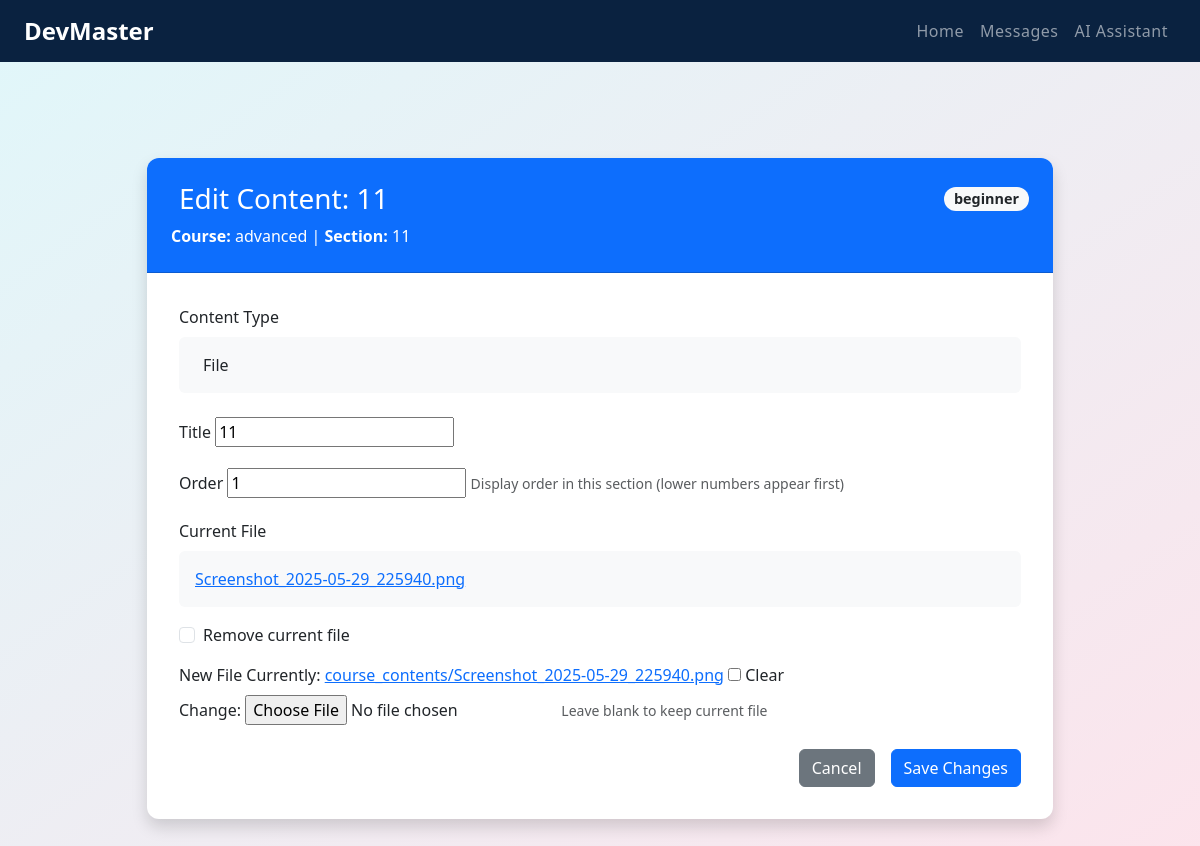
The page /contents/6/edit/ (signed in) on the database its author committed.
### users/models.py (models this page shows, shortened)
class SectionContent(models.Model):
    CONTENT_TYPES = [
        ('text', 'Text'),
        ('file', 'File'),
        ('video', 'Video'),
        ('audio', 'Audio'),
        ('assignment', 'Assignment'),
        ('link', 'External Link'),
    ]
    section = models.ForeignKey(CourseSection, on_delete=models.CASCADE, related_name='contents')
    content_type = models.CharField(max_length=20, choices=CONTENT_TYPES)
    title = models.CharField(max_length=100)
    text_content = models.TextField(blank=True, null=True)
    file = models.FileField(upload_to='course_contents/', blank=True, null=True)
    video_url = models.URLField(blank=True, null=True)
    audio_file = models.FileField(upload_to='audio_contents/', blank=True, null=True)
    external_link = models.URLField(blank=True, null=True)
    assignment_instructions = models.TextField(blank=True, null=True)
    assignment_due_date = models.DateTimeField(blank=True, null=True)
    created_at = models.DateTimeField(auto_now_add=True)
    updated_at = models.DateTimeField(auto_now=True)
    order = models.PositiveIntegerField(default=0)
    description = models.TextField(blank=True, null=True)
    valid_from = models.DateField(blank=True, null=True)
    valid_to = models.DateField(blank=True, null=True)
    class Meta:
        ordering = ['order']

class CourseSection(models.Model):
    course = models.ForeignKey(Course, on_delete=models.CASCADE, related_name='sections')
    title = models.CharField(max_length=100)
    order = models.PositiveIntegerField(default=0)
    created_at = models.DateTimeField(auto_now_add=True)
    updated_at = models.DateTimeField(auto_now=True)
    class Meta:
        ordering = ['order']

class Course(models.Model):
    title = models.CharField(max_length=100)
    description = models.TextField()
    teacher = models.ForeignKey(Teacher, on_delete=models.CASCADE, related_name='courses')
    learning_level = models.ForeignKey(LearningLevel, on_delete=models.CASCADE, related_name='courses')

class LearningLevel(models.Model):
    class LevelType(models.TextChoices):
        BEGINNER = 'beginner', 'Beginner'
        INTERMEDIATE = 'intermediate', 'Intermediate'
        ADVANCED = 'advanced', 'Advanced'
    name = models.CharField(max_length=20, choices=LevelType.choices, default=LevelType.BEGINNER) # Beginner / Intermediate / Advanced
    description = models.TextField()
    def __str__(self):
        return self.name

### users/views.py (the view)
# urls.py: path('contents/<int:content_id>/edit/', views.edit_content, name='edit_content'),
@login_required
def edit_content(request, content_id):
    content = get_object_or_404(SectionContent, id=content_id)
    if request.user.teacher != content.section.course.teacher:
        return redirect('home')
    if request.method == 'POST':
        form = SectionContentForm(request.POST, request.FILES, instance=content)
        if form.is_valid():
            form.save()
            messages.success(request, 'Content updated successfully!')
            return redirect('course_detail', course_id=content.section.course.id)
    else:
        form = SectionContentForm(instance=content)
    return render(request, 'users/edit_content.html', {
        'form': form,
        'content': content,
    })

### users/templatetags/course_tags.py (called while the page is built)
@register.filter
def content_type_icon(content_type):
    icon_map = {
        'text': 'file-alt',
        'file': 'file-upload',
        'video': 'video',
        'audio': 'music',
        'assignment': 'tasks',
        'link': 'external-link-alt'
    }
    return icon_map.get(content_type, 'question-circle')

### users/templates/users/edit_content.html (shortened to what this page needs)
{% extends 'base.html' %}
{% load course_tags %}
{% block content %}
<div class="container py-5">
    <div class="row justify-content-center">
        <div class="col-lg-10">
            <div class="card shadow">
                <div class="card-header bg-primary text-white">
                    <div class="d-flex justify-content-between align-items-center">
                        <h3 class="mb-0">
                            Edit Content: {{ content.title }}
                        </h3>
                        <span class="badge bg-light text-dark">{{ content.section.course.learning_level }}</span>
                    </div>
                    <p class="mb-0 mt-2">
                        <strong>Course:</strong> {{ content.section.course.title }} |
                        <strong>Section:</strong> {{ content.section.title }}
                    </p>
                </div>
                <div class="card-body">
                    <form method="post" enctype="multipart/form-data" id="content-form">
                        <div class="mb-4">
                            <label class="form-label">Content Type</label>
                            <div class="p-3 bg-light rounded">
                                {{ content.get_content_type_display }}
                            </div>
                        </div>
                        <div class="mb-3">
                            <label for="{{ form.title.id_for_label }}" class="form-label">Title</label>
                            {{ form.title }}
                        </div>
                        <div class="mb-3">
                            <label for="{{ form.order.id_for_label }}" class="form-label">Order</label>
                            {{ form.order }}
                            <small class="form-text text-muted">Display order in this section (lower numbers appear first)</small>
                        </div>
                        {% if content.content_type == 'file' %}
                        <div class="mb-3">
                            <label class="form-label">Current File</label>
                            {% if content.file %}
                                <div class="p-3 bg-light rounded mb-3">
                                    <a href="{{ content.file.url }}" target="_blank">{{ content.file.name|cut:"course_contents/" }}</a>
                                </div>
                                <div class="form-check mb-3">
                                    <input class="form-check-input" type="checkbox" name="file-clear" id="file-clear">
                                    <label class="form-check-label" for="file-clear">Remove current file</label>
                                </div>
                            {% else %}
                                <p class="text-muted">No file currently uploaded</p>
                            {% endif %}
                            <label for="{{ form.file.id_for_label }}" class="form-label">New File</label>
                            {{ form.file }}
                            <small class="form-text text-muted">Leave blank to keep current file</small>
                        </div>
                        {% endif %}
                        <div class="d-grid gap-2 d-md-flex justify-content-md-end mt-4">
                            <a href="{% url 'course_detail' content.section.course.id %}" class="btn btn-secondary me-md-2">
                                 Cancel
                            </a>
                            <button type="submit" class="btn btn-primary">
                                 Save Changes
                            </button>
                        </div>
                    </form>
                </div>
            </div>
        </div>
    </div>
</div>
{% endblock %}

### users/templates/base.html (style rules this page uses)
body { background: linear-gradient(to bottom right, #e0f7fa, #fce4ec); }

### users/templates/users/edit_content.html (style rules this page uses)
.card { border-radius: 12px; overflow: hidden; border: none; }
.card-header { padding: 1.5rem; }
.card-body { padding: 2rem; }
.badge { font-size: 0.9rem; padding: 5px 10px; border-radius: 50px; }

### rows shown on the page
SectionContent: title "11", section.course.learning_level "beginner", section.course "advanced", section "11", content_type "File", order "1", file.name "Screenshot_2025-05-29_225940.png"
